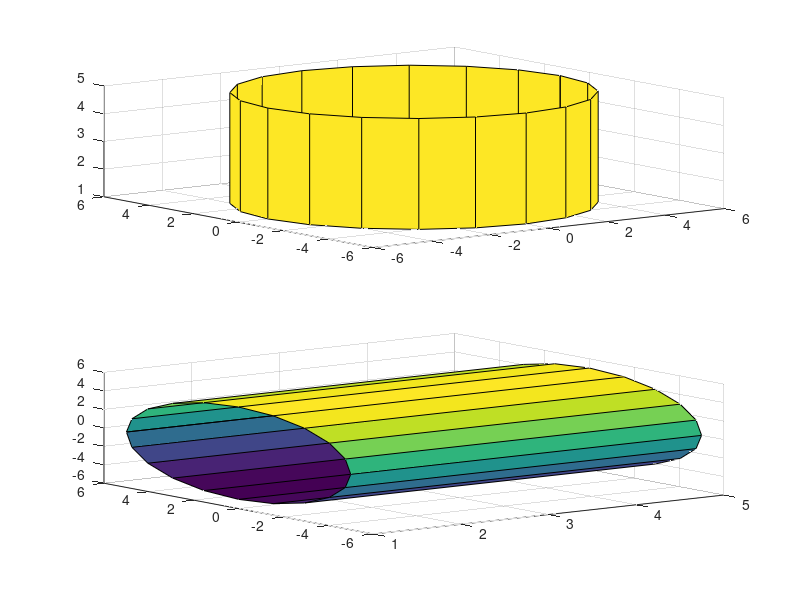

This chart was generated by the following MATLAB code:
r=input('enter the radius');
[x,y,z]=cylinder(r);
%mesh(x,y,z);
z(1,:)=input('enter the height');
subplot(2,1,1);surf(x,y,z);
subplot(2,1,2);surf(z,x,y);



